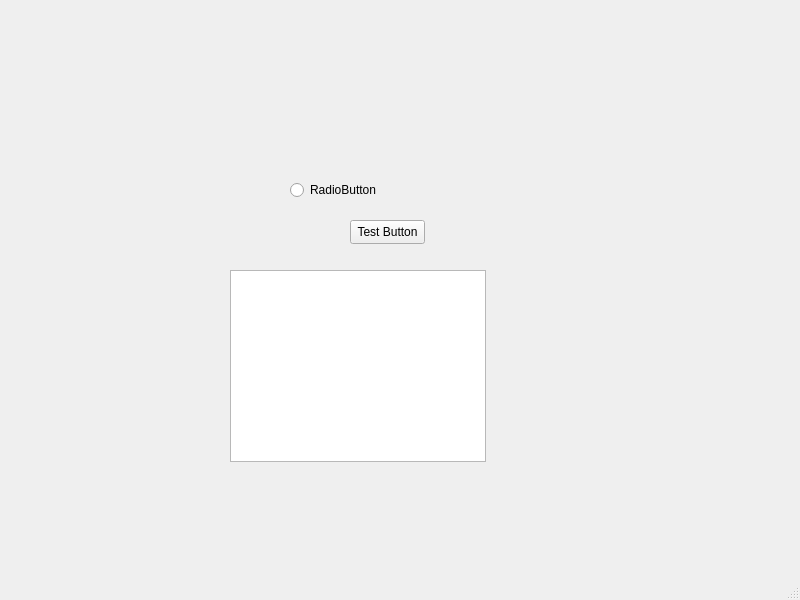
<?xml version="1.0" encoding="UTF-8"?>
<ui version="4.0">
 <class>MainWindow</class>
 <widget class="QMainWindow" name="MainWindow">
  <property name="geometry">
   <rect>
    <x>0</x>
    <y>0</y>
    <width>800</width>
    <height>600</height>
   </rect>
  </property>
  <property name="windowTitle">
   <string>MainWindow</string>
  </property>
  <widget class="QWidget" name="centralwidget">
   <widget class="QPushButton" name="pushButton">
    <property name="geometry">
     <rect>
      <x>350</x>
      <y>220</y>
      <width>75</width>
      <height>24</height>
     </rect>
    </property>
    <property name="text">
     <string>Test Button</string>
    </property>
    <property name="iconSize">
     <size>
      <width>14</width>
      <height>18</height>
     </size>
    </property>
   </widget>
   <widget class="QTableView" name="tableView">
    <property name="geometry">
     <rect>
      <x>230</x>
      <y>270</y>
      <width>256</width>
      <height>192</height>
     </rect>
    </property>
   </widget>
   <widget class="QRadioButton" name="radioButton">
    <property name="geometry">
     <rect>
      <x>290</x>
      <y>180</y>
      <width>89</width>
      <height>20</height>
     </rect>
    </property>
    <property name="text">
     <string>RadioButton</string>
    </property>
   </widget>
   <zorder>pushButton</zorder>
   <zorder>radioButton</zorder>
   <zorder>tableView</zorder>
  </widget>
  <widget class="QMenuBar" name="menubar">
   <property name="geometry">
    <rect>
     <x>0</x>
     <y>0</y>
     <width>800</width>
     <height>22</height>
    </rect>
   </property>
  </widget>
  <widget class="QStatusBar" name="statusbar"/>
 </widget>
 <resources/>
 <connections/>
</ui>
